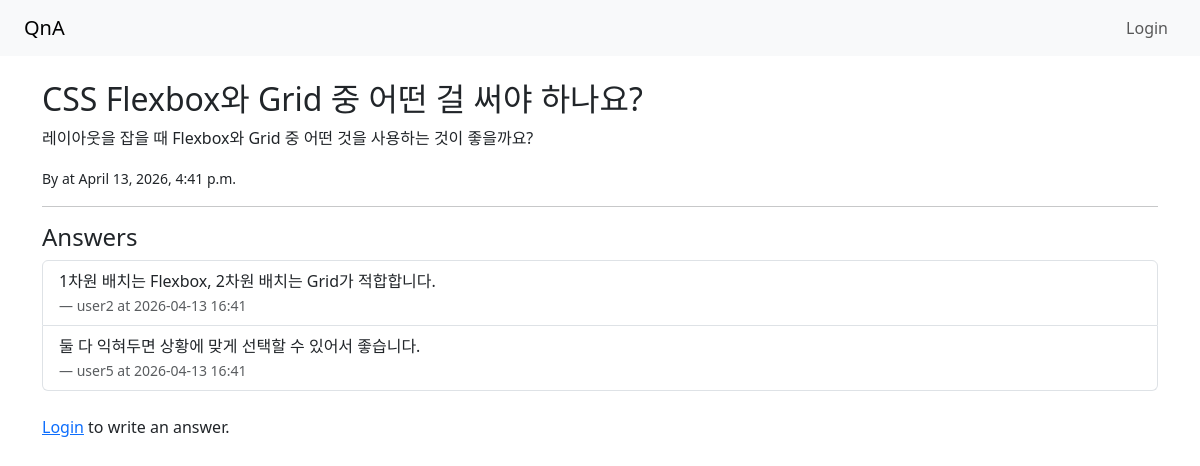
The page /question/7/ on the database its author committed.
### qa/models.py (models this page shows, shortened)
class Question(models.Model):
    title = models.CharField(max_length=200)
    content = models.TextField()
    author = models.ForeignKey(User, on_delete=models.CASCADE)
    created_at = models.DateTimeField(auto_now_add=True)

class Answer(models.Model):
    question = models.ForeignKey(Question, on_delete=models.CASCADE, related_name='answers')
    content = models.TextField()
    author = models.ForeignKey(User, on_delete=models.CASCADE)
    created_at = models.DateTimeField(auto_now_add=True)

### qa/views.py (the view, shortened to what this page needs)
# urls.py: path('question/<int:pk>/', views.question_detail, name='question_detail'),
def question_detail(request, pk):
    question = get_object_or_404(Question, pk=pk)
    return render(request, 'qa/question_detail.html', {'question': question})

### qa/templates/qa/question_detail.html
{% extends 'qa/base.html' %}
{% block content %}
<h2>{{ question.title }}</h2>
<p>{{ question.content }}</p>
<p><small>By {{ questioon.author.username }} at {{ question.created_at }}</small></p>
<hr>
<h4>Answers</h4>
<ul class="list-group mb-4">
    {% for answer in question.answers.all %}
    <li class="list-group-item">
        {{ answer.content }}<br>
        <small class="text-muted">— {{ answer.author.username }} at {{ answer.created_at|date:"Y-m-d H:i" }}</small>
    </li>
    {% empty %}
    <li class="list-group-item">No answers yet.</li>
    {% endfor %}
</ul>
{% if user.is_authenticated %}
<h5>Write an Answer</h5>
<form method="POST">
    {% csrf_token %}
    <div class="mb-3">
        <textarea name="content" class="form-control" rows="4"
                  placeholder="Write your answer here..."></textarea>
    </div>
    <button type="submit" class="btn btn-success">Submit Answer</button>
</form>
{% else %}
<p><a href="{% url 'login' %}">Login</a> to write an answer.</p>
{% endif %}
{% endblock %}

### rows shown on the page
Question: title "CSS Flexbox와 Grid 중 어떤 걸 써야 하나요?", content "레이아웃을 잡을 때 Flexbox와 Grid 중 어떤 것을 사용하는 것이 좋을까요?", created_at "April 13, 2026, 4:41 p.m."
Answer: content "1차원 배치는 Flexbox, 2차원 배치는 Grid가 적합합니다.", author.username "user2", created_at "2026-04-13 16:41"
Answer: content "둘 다 익혀두면 상황에 맞게 선택할 수 있어서 좋습니다.", author.username "user5", created_at "2026-04-13 16:41"
